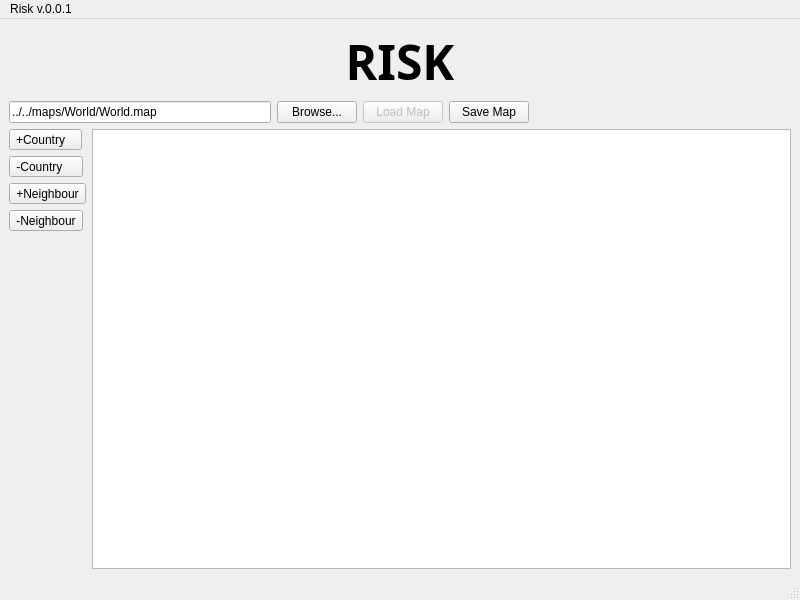
<?xml version="1.0" encoding="UTF-8"?>
<ui version="4.0">
 <class>MainWindow</class>
 <widget class="QMainWindow" name="MainWindow">
  <property name="geometry">
   <rect>
    <x>0</x>
    <y>0</y>
    <width>800</width>
    <height>600</height>
   </rect>
  </property>
  <property name="windowTitle">
   <string>MainWindow</string>
  </property>
  <widget class="QWidget" name="centralwidget">
   <layout class="QVBoxLayout" name="verticalLayout_2">
    <item>
     <widget class="QLabel" name="label">
      <property name="font">
       <font>
        <family>Avenir Next</family>
        <pointsize>36</pointsize>
        <weight>75</weight>
        <bold>true</bold>
       </font>
      </property>
      <property name="text">
       <string>RISK</string>
      </property>
      <property name="alignment">
       <set>Qt::AlignCenter</set>
      </property>
     </widget>
    </item>
    <item>
     <layout class="QHBoxLayout" name="horizontalLayout">
      <property name="bottomMargin">
       <number>0</number>
      </property>
      <item>
       <widget class="QLineEdit" name="filenameLineEdit">
        <property name="text">
         <string>../../maps/World/World.map</string>
        </property>
       </widget>
      </item>
      <item>
       <widget class="QPushButton" name="browsePushButton">
        <property name="text">
         <string>Browse...</string>
        </property>
       </widget>
      </item>
      <item>
       <widget class="QPushButton" name="loadPushButton">
        <property name="enabled">
         <bool>false</bool>
        </property>
        <property name="text">
         <string>Load Map</string>
        </property>
       </widget>
      </item>
      <item>
       <widget class="QPushButton" name="savePushButton">
        <property name="text">
         <string>Save Map</string>
        </property>
       </widget>
      </item>
      <item>
       <spacer name="horizontalSpacer">
        <property name="orientation">
         <enum>Qt::Horizontal</enum>
        </property>
        <property name="sizeHint" stdset="0">
         <size>
          <width>30</width>
          <height>20</height>
         </size>
        </property>
       </spacer>
      </item>
     </layout>
    </item>
    <item>
     <layout class="QHBoxLayout" name="horizontalLayout_2">
      <item>
       <layout class="QVBoxLayout" name="verticalLayout">
        <item>
         <widget class="QToolButton" name="toolButton">
          <property name="text">
           <string>+Country   </string>
          </property>
         </widget>
        </item>
        <item>
         <widget class="QToolButton" name="toolButton_2">
          <property name="text">
           <string>-Country    </string>
          </property>
         </widget>
        </item>
        <item>
         <widget class="QToolButton" name="toolButton_3">
          <property name="text">
           <string>+Neighbour</string>
          </property>
         </widget>
        </item>
        <item>
         <widget class="QToolButton" name="toolButton_4">
          <property name="text">
           <string>-Neighbour</string>
          </property>
         </widget>
        </item>
        <item>
         <spacer name="verticalSpacer">
          <property name="orientation">
           <enum>Qt::Vertical</enum>
          </property>
          <property name="sizeHint" stdset="0">
           <size>
            <width>20</width>
            <height>40</height>
           </size>
          </property>
         </spacer>
        </item>
       </layout>
      </item>
      <item>
       <widget class="QGraphicsView" name="graphicsView"/>
      </item>
     </layout>
    </item>
   </layout>
  </widget>
  <widget class="QMenuBar" name="menubar">
   <property name="geometry">
    <rect>
     <x>0</x>
     <y>0</y>
     <width>800</width>
     <height>22</height>
    </rect>
   </property>
   <widget class="QMenu" name="menuRisk_v_0_0_1">
    <property name="title">
     <string>Risk v.0.0.1</string>
    </property>
   </widget>
   <addaction name="menuRisk_v_0_0_1"/>
  </widget>
  <widget class="QStatusBar" name="statusbar"/>
 </widget>
 <resources/>
 <connections/>
</ui>
